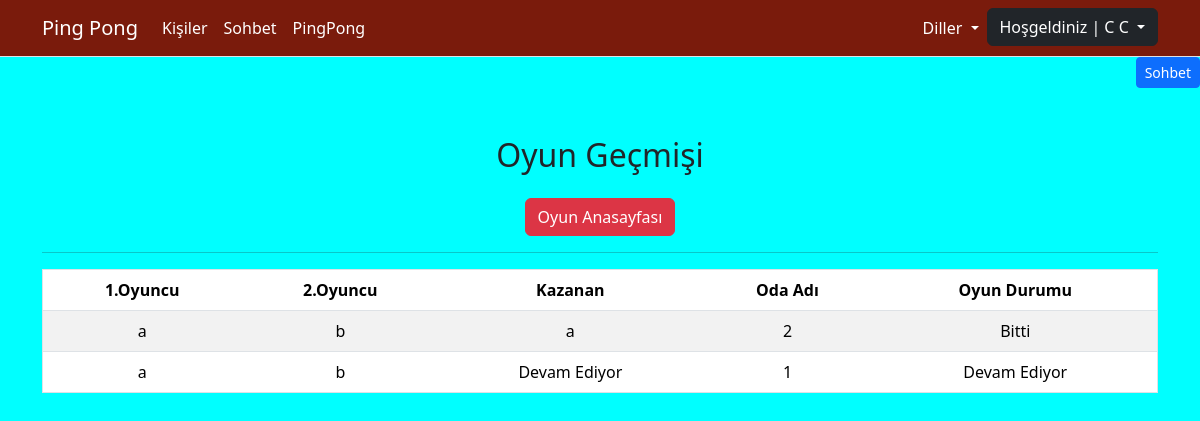
/tr/sohbet/oyun_gecmis/ (signed in), run on an earlier commit of the app's database.
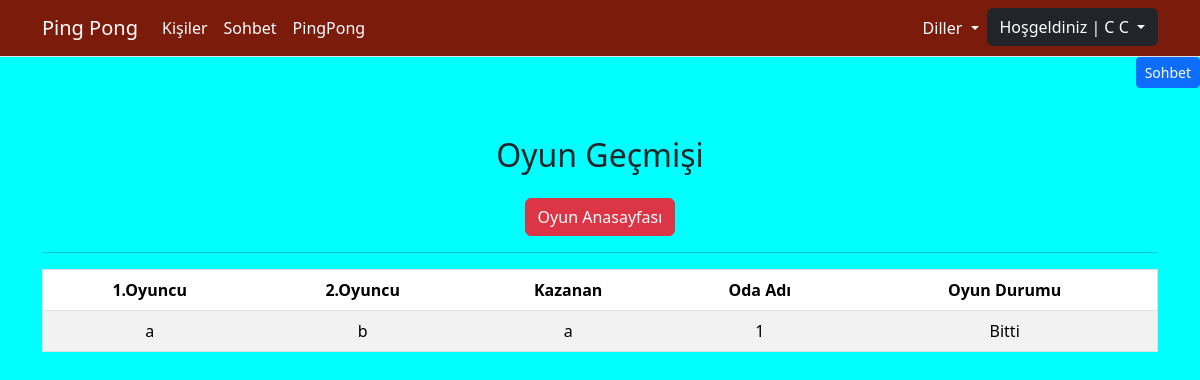
And on a later commit of the database.
### chat/models.py (models this page shows, shortened)
class Room(models.Model):
    room_name = models.CharField(max_length=255, unique=True)
    game_creator = models.CharField(max_length=100)
    game_opponent = models.CharField(max_length=100, blank=True, null=True)
    is_over = models.BooleanField(default=False)
    winner = models.CharField(max_length=100, blank=True, null=True)

### chat/views.py (the view)
# urls.py: path(_("oyun_gecmis/"), views.game_history, name="oyun_gecmis"),
@login_required
def game_history(request):
    return render(request, "game_history.html", {'game_history': Room.objects.all()})

### chat/templates/game_history.html (shortened to what this page needs)
{% extends "base.html" %}
{% load static %}
{% load i18n %}
{% block css_files %}
	<link rel="stylesheet" href="{% static 'chat/css/oda.css' %}">
{% endblock %}
{% block content %}
<div class="container mt-5 table-responsive">
    <h2 class="mb-4">Oyun Geçmişi</h2>
    <a href="{% url 'sohbet_anasayfa' %}" class="btn btn-danger">Oyun Anasayfası</a>
    <hr>
    <table class="table table-striped"
    cellspacing="0" cellpadding="1" border="1" width="300">
    <thead>
        <tr>
            <th scope="col">1.Oyuncu</th>
            <th scope="col">2.Oyuncu</th>
            <th scope="col">Kazanan</th>
            <th scope="col">Oda Adı</th>
            <th scope="col">Oyun Durumu</th>
        </tr>
    </thead>
    <tbody>
            {% for game in game_history %}
                <tr>
                    <td>{{ game.game_creator }}</td>
                    <td>{% if game.game_opponent == None %} Oyuncu Bekleniyor
                        {% else %}{{ game.game_opponent }}
                        {% endif %}</td>
                    <td>{% if game.winner == None %}
                        {% if game.game_opponent == None %} Oyuncu Bekleniyor
                        {% else %}Devam Ediyor{% endif %}
                        {% else %}{{ game.winner }}{% endif %}</td>
                    <td>{{ game.room_name }}</td>
                    <td>{% if  game.is_over  == 1 %}
                            Bitti
                        {% else %}
                            Devam Ediyor
                        {% endif %}
                    </td>
                </tr>
            {% endfor %}
        </tbody>
    </table>
</div>
{% endblock %}

### templates/base.html (shortened to what this page needs)
{% load  static %}
{% load i18n %}
<!DOCTYPE html>
<html lang="tr">
	<head>
		<link rel="stylesheet" href="{% static 'css/base.css' %}">
		<link rel="stylesheet" href="{% static 'css/bootstrap.min.css' %}">
		{% block css_files %} {% endblock %}
	</head>
	<body>
		{% include 'part/_navbar.html' %}
		{% include "part/_yanmenu.html" %}
		{% block content %}{% endblock %}
	</body>
</html>

### templates/part/_navbar.html (shortened to what this page needs)
{% load  static %}
{% load i18n %}
<nav class="navbar navbar-expand-lg border-bottom" style="background-color: #7a1b0c;">
	<div class="container">
		<a class="navbar-brand" style="color: white" href="{% url 'anasayfa' %}">Ping Pong</a>
			<div class="collapse navbar-collapse" id="navbar">
			<ul class="navbar-nav me-auto">
				<li class="nav-item">
					<a class="nav-link" style="color: white" href="{% url 'kisiler' %}">{% trans "Kişiler" %}</a>
				</li>
				<li class="nav-item">
					<a class="nav-link" style="color: white" href="{% url 'sohbet_anasayfa' %}">{% trans "Sohbet" %}</a>
				</li>
				<li class="nav-item">
					<a class="nav-link" style="color: white" href="{% url 'pingpong' %}">{% trans "PingPong" %}</a>
				</li>
			</ul>
			<ul class="navbar-nav ms-auto">
				<li class="nav-item dropdown">
					<a class="nav-link dropdown-toggle" href="#" role="button" data-bs-toggle="dropdown" aria-expanded="false">
						{% trans "Diller" %}
					</a>
				</li>
				{% if user.is_authenticated %}
				<li class="nav-item dropdown">
					<button class="btn btn-dark dropdown-toggle" data-bs-toggle="dropdown" aria-expanded="false">
						{% trans "Hoşgeldiniz" %} | {{ user.get_full_name|title }}
					</button>
				</li>
				{% endif %}
		</div>
	</div>
</nav>

### templates/part/_yanmenu.html (shortened to what this page needs)
{% load  static %}
{% load i18n %}
<div class="col-md-3 ms-md-auto">
	<div class="d-grid gap-2 d-md-flex justify-content-md-end">
		<button class="btn btn-primary btn-sm" id="yan_menu" type="button" data-bs-toggle="offcanvas" data-bs-target="#offcanvasRight" aria-controls="offcanvasRight">Sohbet</button>
	</div>
</div>

### static/css/base.css (style rules this page uses)
.nav-link { color: rgb(255, 255, 255) !important; }

### chat/static/chat/css/oda.css (style rules this page uses)
body { background-color: aqua; display: flex; flex-direction: column; justify-content: center; }
.container { text-align: center; }

What changed in the data, as far as the page shows it:
removed Room: game_creator "a", game_opponent "b", winner "a", room_name "2", is_over "Bitti"
removed Room: game_creator "a", game_opponent "b", shows "Devam Ediyor", room_name "1", is_over "Devam Ediyor"
added Room: game_creator "a", game_opponent "b", winner "a", room_name "1", is_over "Bitti"
